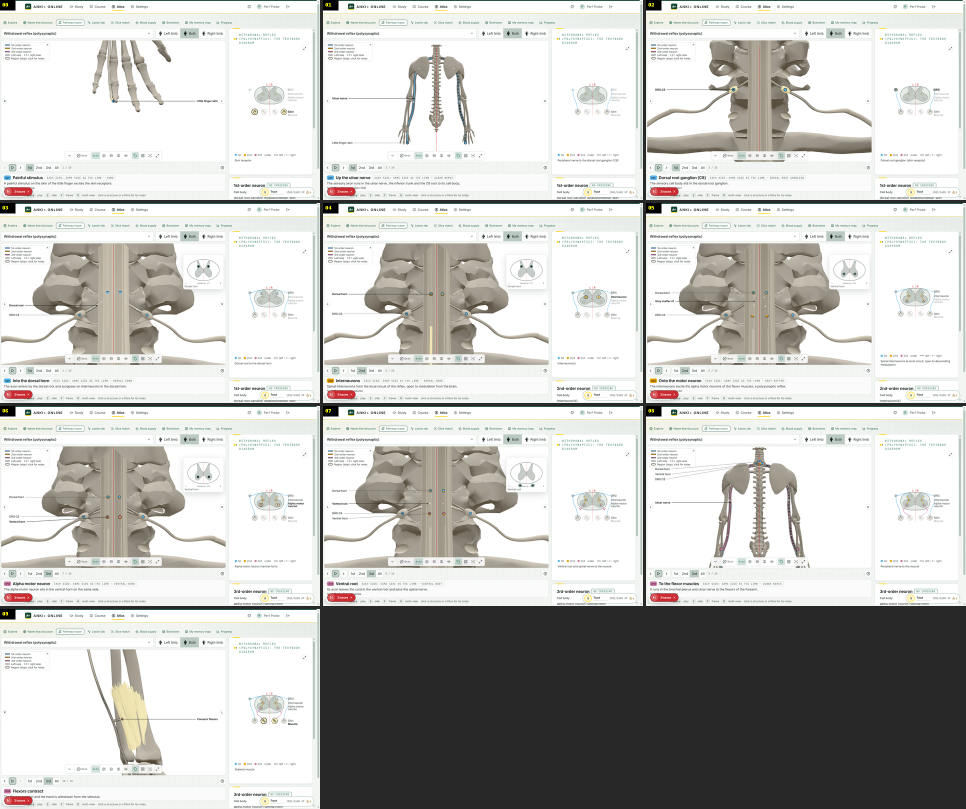
#> input picture _atlas/pw3_shots/withdrawal-reflex-hand/sheet-1440x900.png, 1932 x 1618 px (shown at 1/2 size)
$ python -i prep.py   (imports and definitions only)
#> lines starting #> are read from the running program, lines starting #| are printed output that depends on the picture; after the words box and inside, x2 and y2 are one past the last pixel; in counts of white or black regions, pixels touching at a corner belong together
#> further down, picture is the input picture: shape (1618, 1932, 3); mean B, G, R 193.1, 196, 196.1
# Step 1: tissue mask + midline of each overlay photo. Writes levels/<level>/prep.json and a debug image.
#   python prep.py [level ...]
import json, math, sys, os
import cv2
import numpy as np
from levels_cfg import LEVELS

from paths import BASE, REPO  # noqa: E402,F401


# [4 lines left out: function load_photo, not called in this run]


def tissue_mask(img):
    g = cv2.cvtColor(img, cv2.COLOR_BGR2GRAY).astype(np.float32)
    h, w = g.shape
#> h = 1618; w = 1932
    border = np.concatenate([g[:8].ravel(), g[-8:].ravel(), g[:, :8].ravel(), g[:, -8:].ravel()])
    bg = np.percentile(border, 70)
#> bg = 250
    dark = np.clip(bg - cv2.GaussianBlur(g, (0, 0), 2.0), 0, 255)
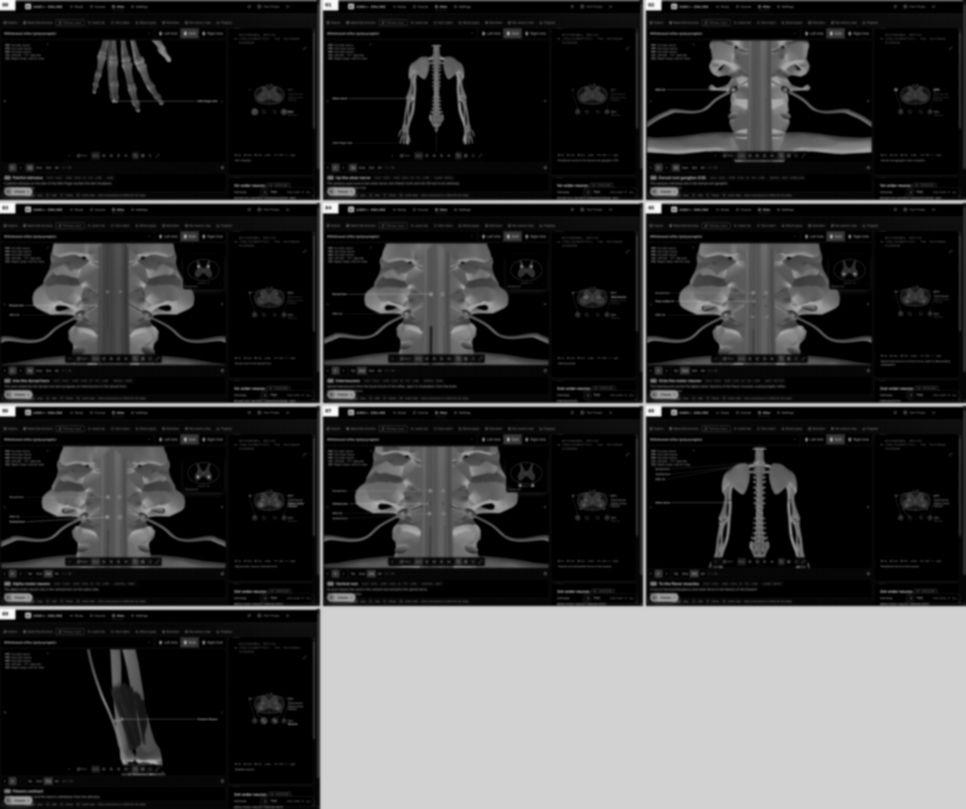
#> dark: shape (1618, 1932) float32 (shown at 1/2 size); min 0, max 250, mean 55.8
    m = (dark > 14).astype(np.uint8)
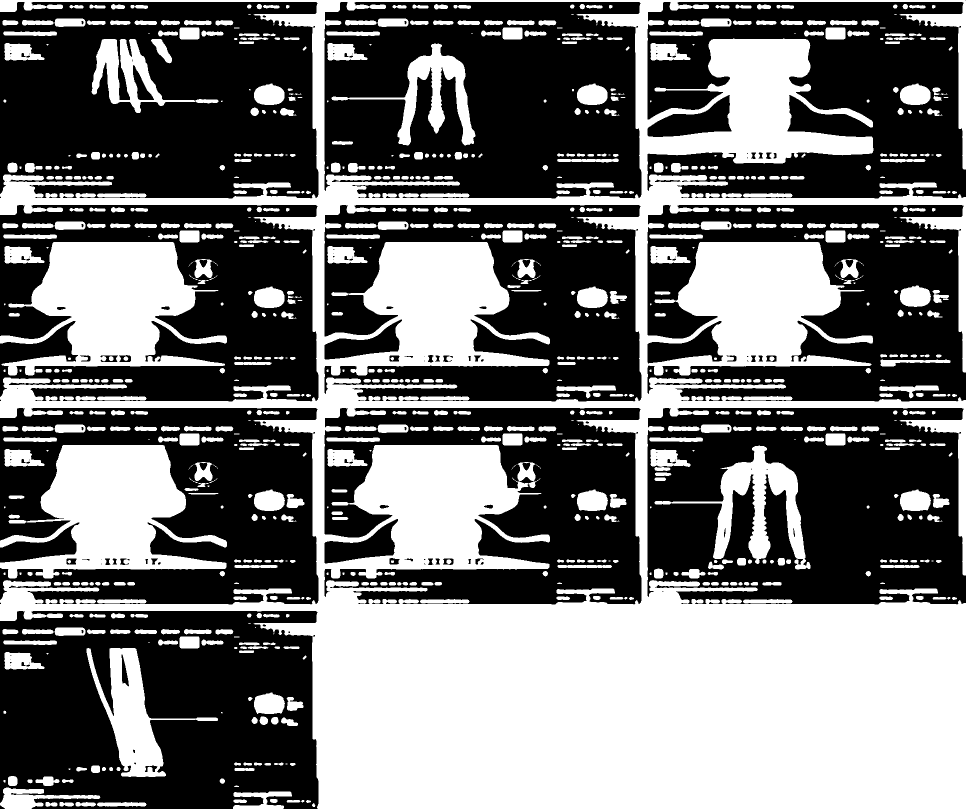
#> m: shape (1618, 1932) (shown at 1/2 size); values 0 (black) and 1 (white), 44.5% white; 867 white regions (114 under 20 px), largest, box (x1, y1, x2, y2) and area: (0, 0, 1932, 1618) 1008373, (0, 484, 454, 751) 66035, (0, 890, 454, 1157) 62663
    k = cv2.getStructuringElement(cv2.MORPH_ELLIPSE, (9, 9))
    m = cv2.morphologyEx(m, cv2.MORPH_CLOSE, k)
#> m: shape (1618, 1932); values 0 (black) and 1 (white), 46.8% white; 289 white regions (51 under 20 px), largest, box (x1, y1, x2, y2) and area: (0, 0, 1932, 1618) 1289204, (173, 1296, 436, 1554) 20106, (663, 87, 951, 291) 13571
    m = cv2.morphologyEx(m, cv2.MORPH_OPEN, cv2.getStructuringElement(cv2.MORPH_ELLIPSE, (5, 5)))
#> m: shape (1618, 1932); values 0 (black) and 1 (white), 46.6% white; 274 white regions, largest, box (x1, y1, x2, y2) and area: (0, 0, 1932, 1618) 1255944, (1415, 891, 1621, 1151) 21314, (173, 1296, 332, 1554) 19536
    n, lab, st, _ = cv2.connectedComponentsWithStats(m, 8)
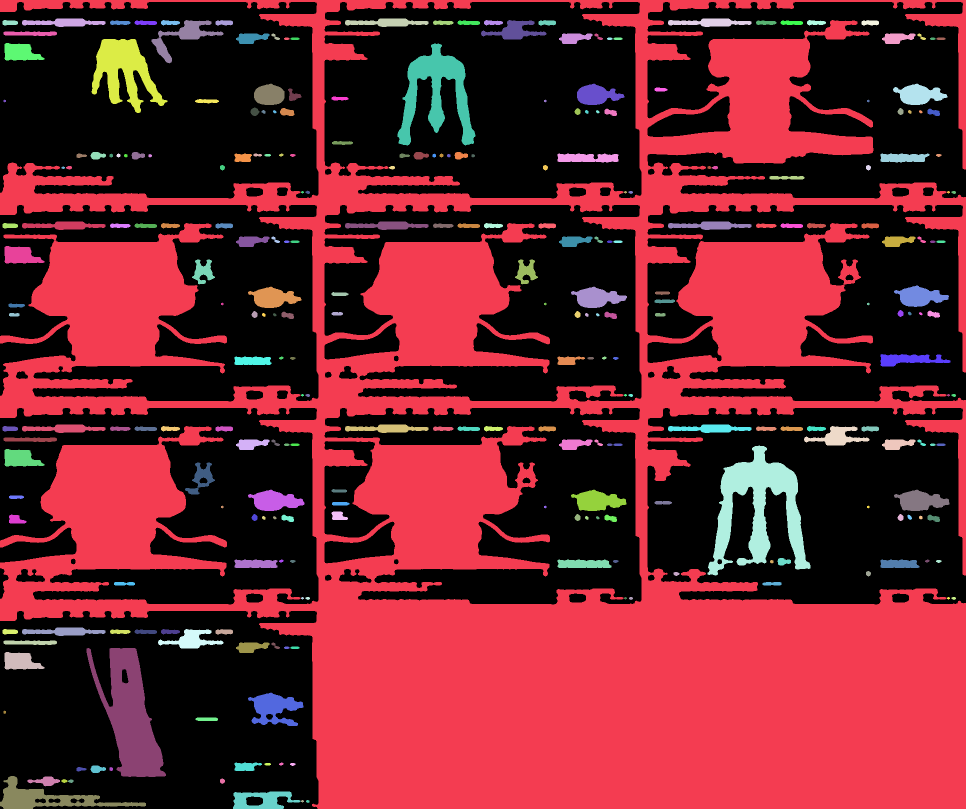
#> lab: shape (1618, 1932) int32 (shown at 1/2 size); 275 distinct labels, from 0 to 274; one colour per label, 0 black
#> n = 275; st = 275 rows, first 6: [0, 4, 1932, 1614, 1670761], [0, 0, 1932, 1618, 1255944], [44, 37, 167, 17, 1821], [690, 37, 167, 17, 1821], [1336, 37, 167, 17, 1821], [5, 40, 31, 11, 276]
    if n <= 1:
        return m, bg
    big = 1 + int(np.argmax(st[1:, cv2.CC_STAT_AREA]))
#> big = 1
    keep = np.zeros_like(m)
    for k_ in range(1, n):
        if k_ == big or st[k_, cv2.CC_STAT_AREA] > 0.02 * st[big, cv2.CC_STAT_AREA]:
            keep[lab == k_] = 1
#> keep: shape (1618, 1932); values 0 (black) and 1 (white), 40.2% white; 1 white region, box (x1, y1, x2, y2) and area: (0, 0, 1932, 1618) 1255944
    # fill holes that are not real background (keep the aqueduct-like true holes: bright as the background)
    inv = (1 - keep).astype(np.uint8)
    n2, lab2, st2, _ = cv2.connectedComponentsWithStats(inv, 4)
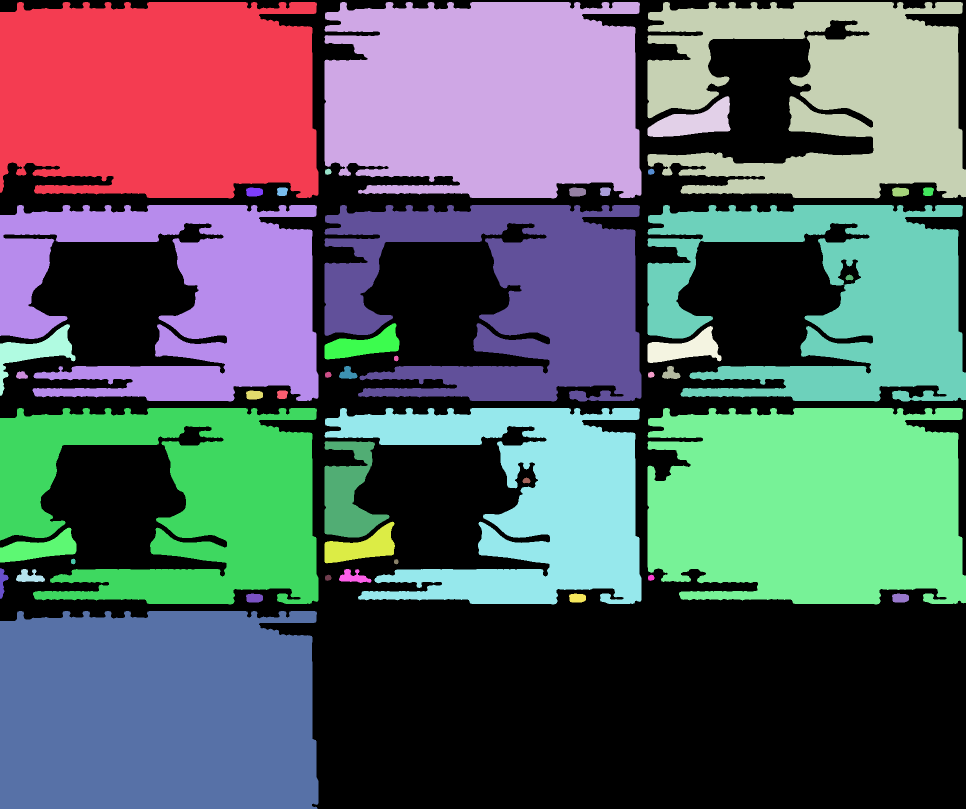
#> lab2: shape (1618, 1932) int32 (shown at 1/2 size); 46 distinct labels, from 0 to 45; one colour per label, 0 black
#> n2 = 46; st2 = 46 rows, first 6: [0, 0, 1932, 1618, 1255944], [0, 4, 637, 393, 227793], [649, 4, 634, 393, 222026], [1295, 4, 637, 393, 159950], [1295, 192, 166, 82, 7083], [650, 337, 13, 13, 125]
    for k_ in range(1, n2):
        x, y, ww, hh, a = st2[k_]
        if x == 0 or y == 0 or x + ww >= w or y + hh >= h:
            continue
        mean_dark = dark[lab2 == k_].mean()
        if a < 0.0004 * h * w or mean_dark > 7:
            keep[lab2 == k_] = 1
#> this loop made 45 passes
#> (x, y, ww, hh, a, mean_dark) on passes 2, 4, 5, 6, 7, 8, 9, 10, 11, 12, 14, 16: (649, 4, 634, 393, 222026, 7.79), (1295, 192, 166, 82, 7083, 0.571), (650, 337, 13, 13, 125, 6.8), (1296, 337, 13, 13, 125, 6.8), (492, 375, 34, 18, 527, 3.04), (554, 375, 22, 17, 325, 2.4), (1138, 375, 34, 18, 527, 3.04), (1200, 375, 22, 17, 325, 2.4), (1784, 375, 34, 18, 527, 3.04), (1846, 375, 22, 17, 325, 2.4), (649, 410, 634, 393, 152193, 4.2), (1691, 549, 16, 12, 138, 3.06)
#> (x, y, ww, hh, a) on passes 1, 3, 13, 15, 18, 28: (0, 4, 637, 393, 227793), (1295, 4, 637, 393, 159950), (0, 410, 637, 393, 149980), (1295, 410, 637, 393, 146107), (0, 648, 151, 144, 6369), (0, 816, 637, 393, 156228)
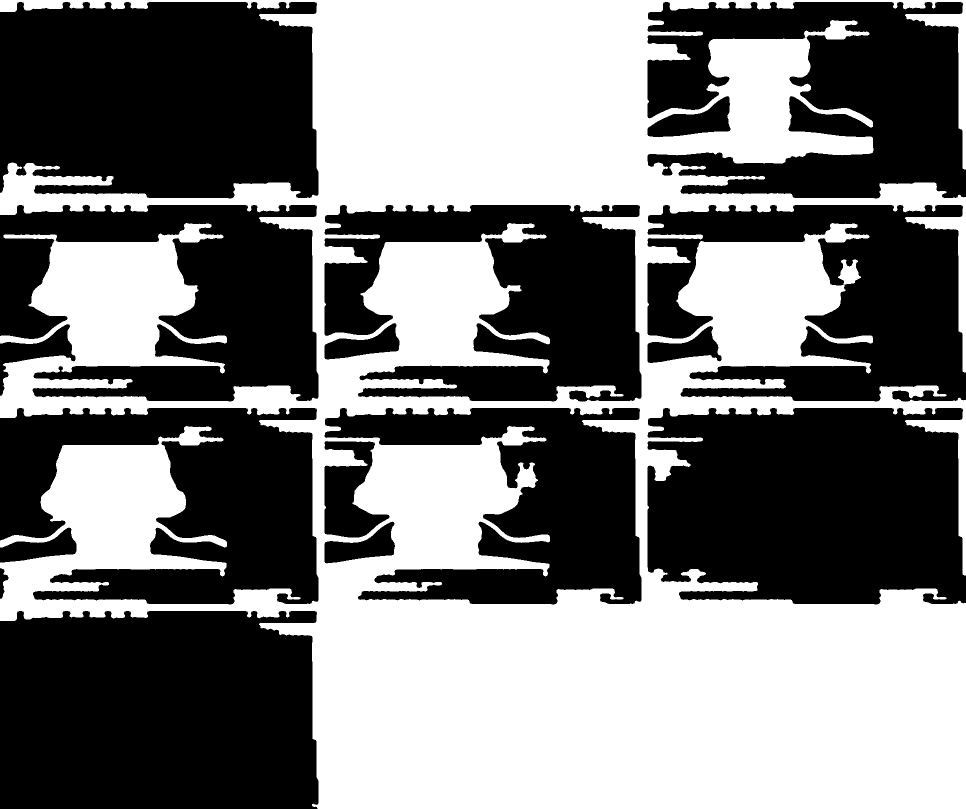
#> keep: shape (1618, 1932) (shown at 1/2 size); values 0 (black) and 1 (white), 47.6% white; 1 white region, box (x1, y1, x2, y2) and area: (0, 0, 1932, 1618) 1487584
    return keep, bg


def poly_centroid(pts):
    p = np.array(pts, np.float64)
    return p.mean(0)


# [63 lines left out: functions reflect, midline, run, not called in this run]


# [3 lines not run here, left out]

>>> import cv2
>>> picture = cv2.imread('../../../../_atlas/pw3_shots/withdrawal-reflex-hand/sheet-1440x900.png')
>>> result = tissue_mask(picture)

$ run again, on _atlas/explore_shots/f1/b_cor_ac.png
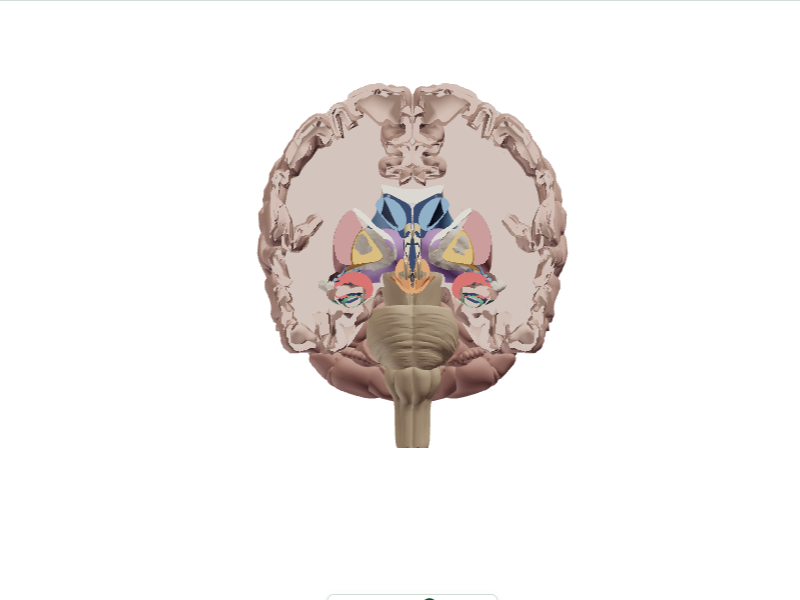
#> input picture _atlas/explore_shots/f1/b_cor_ac.png, 800 x 600 px
#> picture is the input picture: shape (600, 800, 3); mean B, G, R 236.5, 238, 241.7
#> bg = 255
#> in tissue_mask, `m = (dark > 14).astype(np.uint8)`:
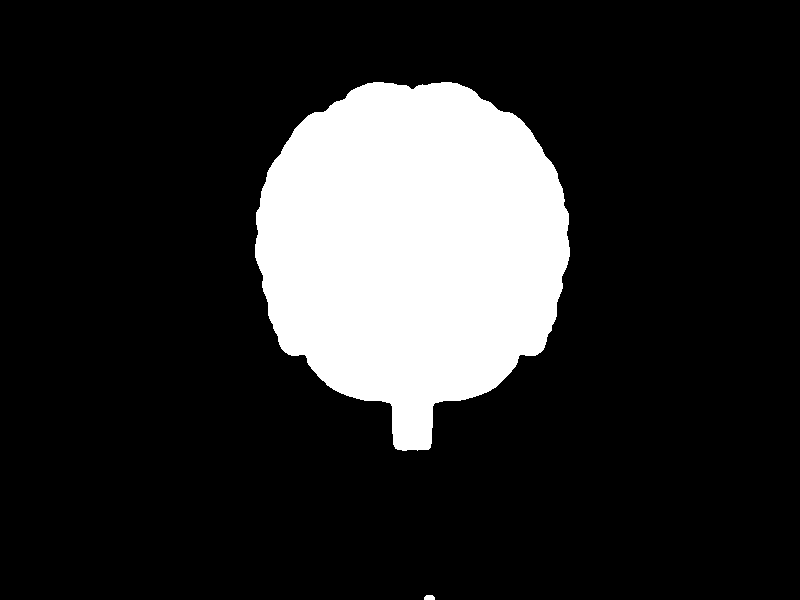
#> m: shape (600, 800); values 0 (black) and 1 (white), 17.4% white; 2 white regions, box (x1, y1, x2, y2) and area: (255, 82, 570, 451) 83426, (424, 595, 435, 600) 49
#> in tissue_mask, `n, lab, st, _ = cv2.connectedComponentsWithStats(m, 8)`:
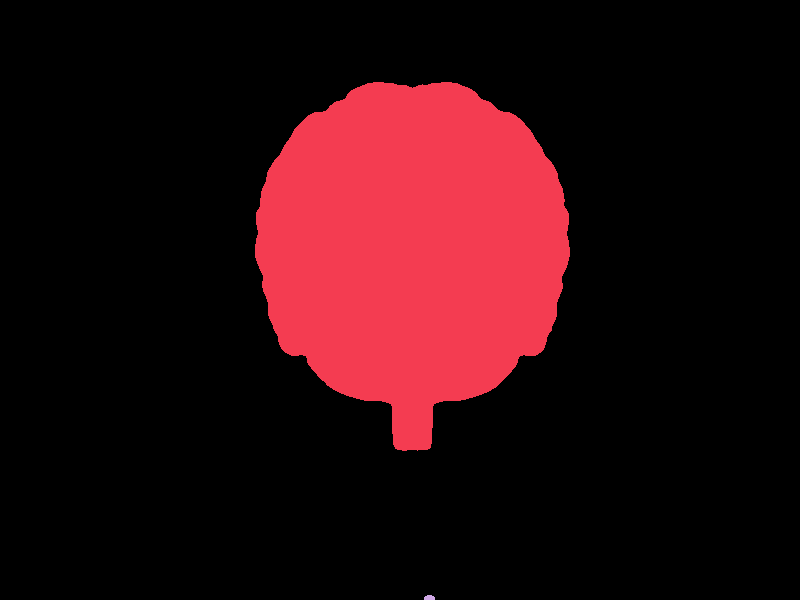
#> lab: shape (600, 800) int32; 3 distinct labels, from 0 to 2; one colour per label, 0 black
#> n = 3; st = [[0, 0, 800, 600, 396510], [255, 82, 315, 369, 83443], [424, 595, 11, 5, 47]]
#> big = 1
#> inv: shape (600, 800); values 0 (black) and 1 (white), 82.6% white; 1 black region, box (x1, y1, x2, y2) and area: (255, 82, 570, 451) 83443
#> n2 = 2; st2 = [[255, 82, 315, 369, 83443], [0, 0, 800, 600, 396557]]
#> the loop in tissue_mask, `for k_ in range(1, n2):` made 1 pass

$ run again, on _atlas/explore_shots/f1/b_mid.png
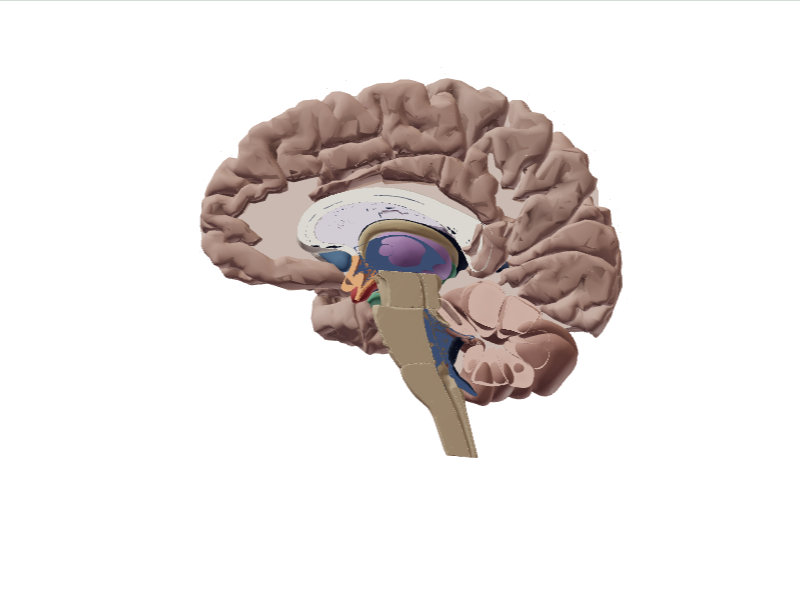
#> input picture _atlas/explore_shots/f1/b_mid.png, 800 x 600 px
#> picture is the input picture: shape (600, 800, 3); mean B, G, R 226.5, 228.2, 233.4
#> in tissue_mask, `g = cv2.cvtColor(img, cv2.COLOR_BGR2GRAY).astype(np.float32)`:
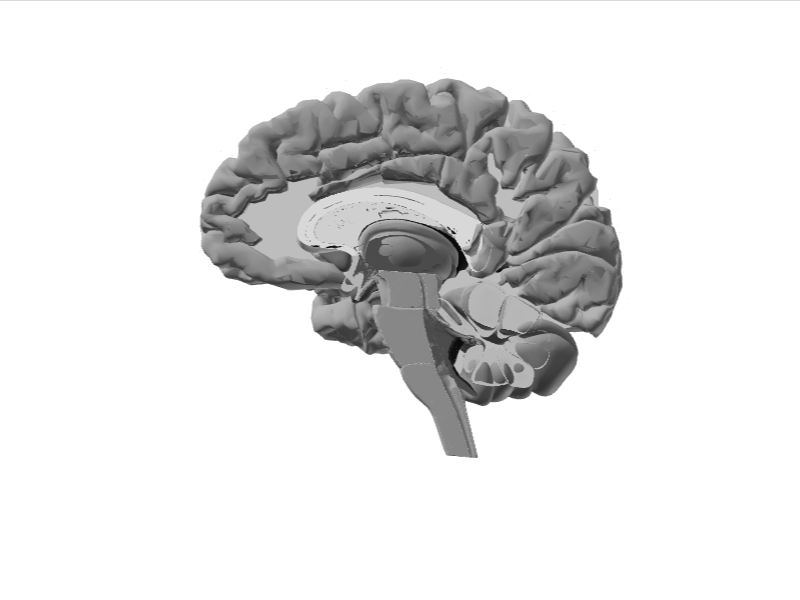
#> g: shape (600, 800) float32; min 8, max 255, mean 229.6
#> bg = 255
#> in tissue_mask, `m = (dark > 14).astype(np.uint8)`:
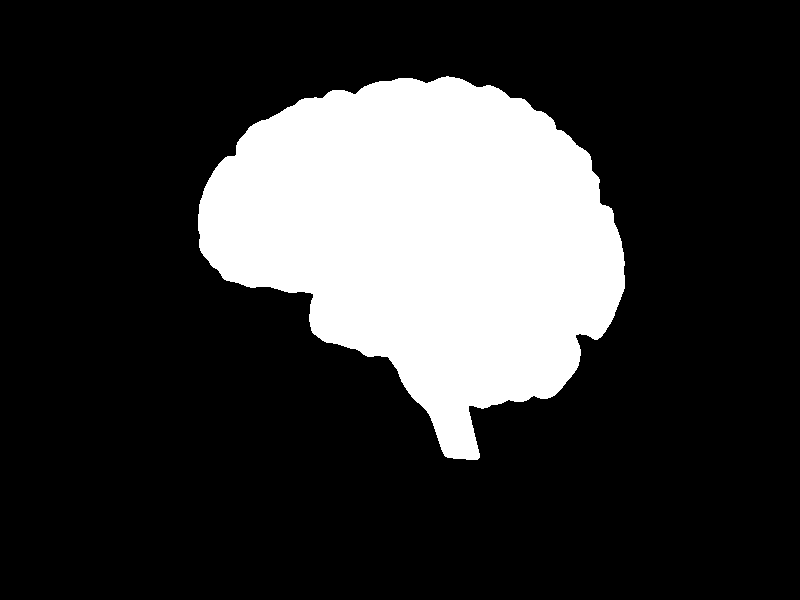
#> m: shape (600, 800); values 0 (black) and 1 (white), 21.4% white; 1 white region, box (x1, y1, x2, y2) and area: (198, 76, 625, 460) 102693
#> lab: shape (600, 800) int32; values 0 (black) and 1 (white), 21.4% white; 1 white region, box (x1, y1, x2, y2) and area: (198, 76, 625, 460) 102753
#> n = 2; st = [[0, 0, 800, 600, 377247], [198, 76, 427, 384, 102753]]
#> big = 1
#> n2 = 2; st2 = [[198, 76, 427, 384, 102753], [0, 0, 800, 600, 377247]]
#> the loop in tissue_mask, `for k_ in range(1, n2):` made 1 pass
